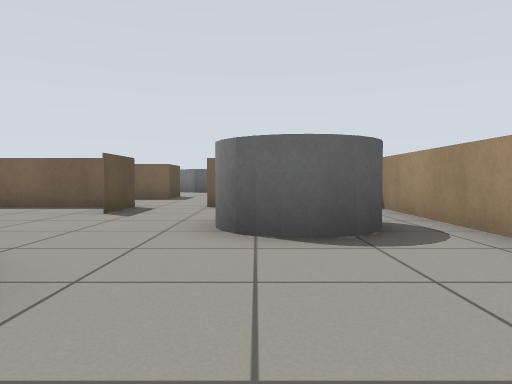
View 1 (above)

19 first-person views from a walk through a robot-simulator world made for Gazebo. The camera is 0.57 m above the floor, tilts 2° down and sees 70° across. The floor is counted in squares, 1 m on a side. Each view is taken from the middle of a square. On the plan, view 1 faces up. The plan holds only what a view shows up to about 10 squares ahead; the rest is blank.

View 2
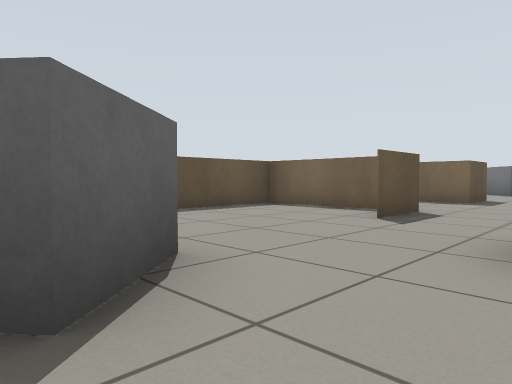

View 3
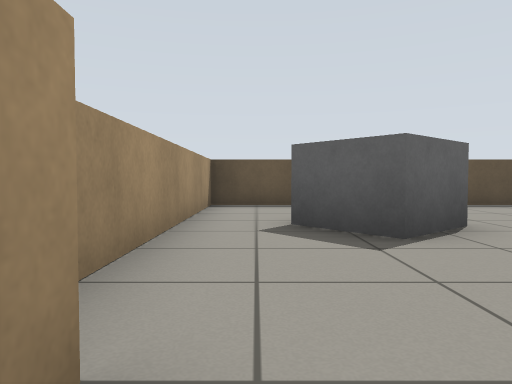

View 4
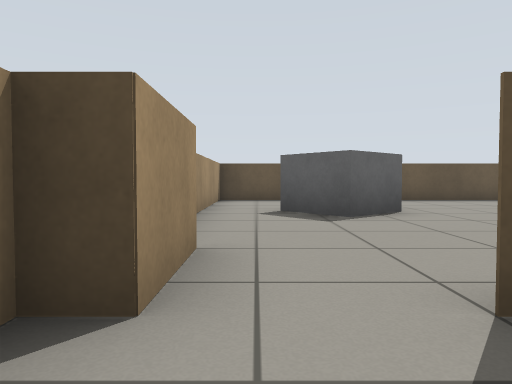

View 5
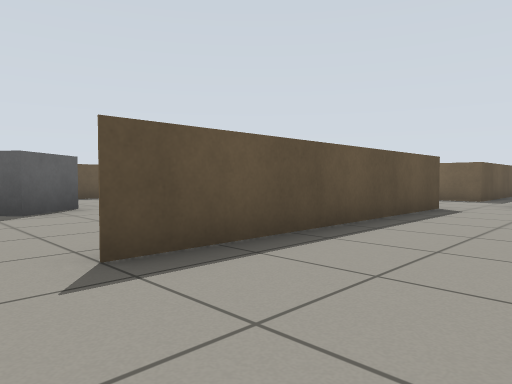

View 6
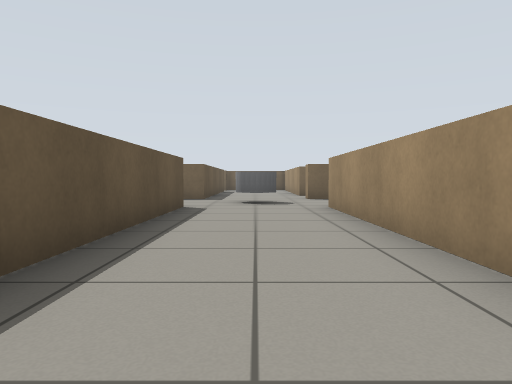

View 7
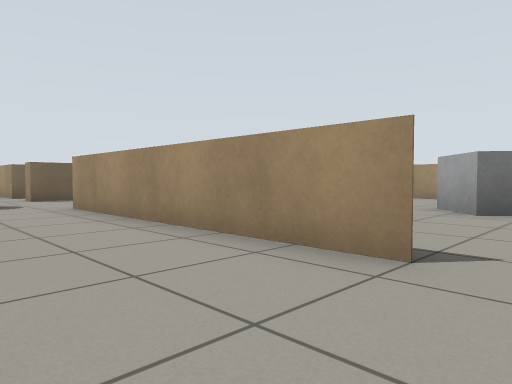

View 8
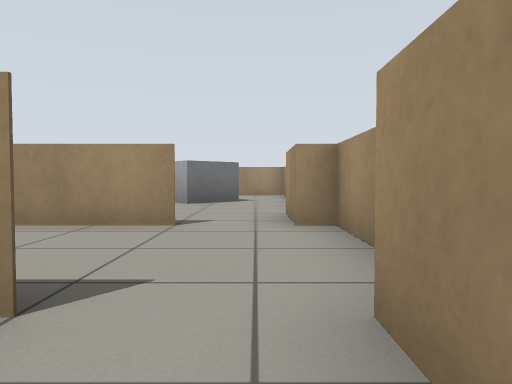

View 9
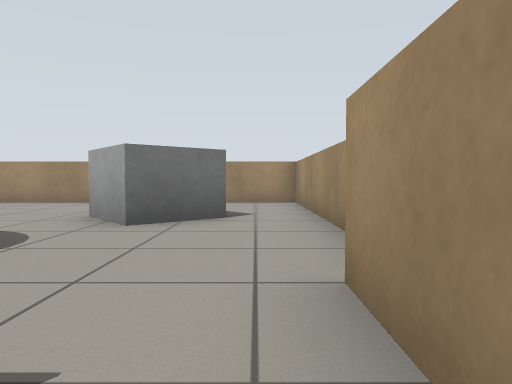

View 10
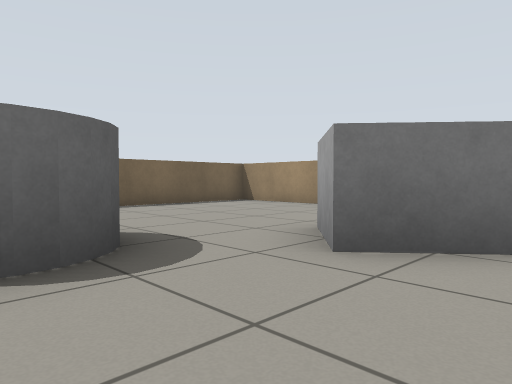

View 11
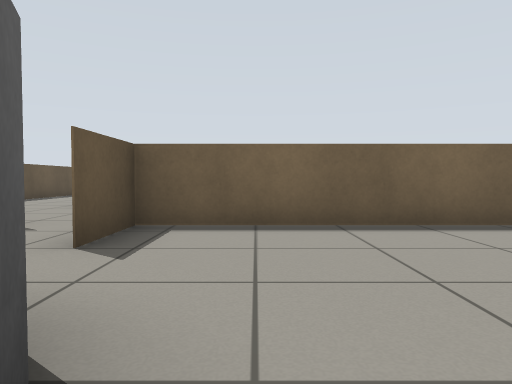

View 12
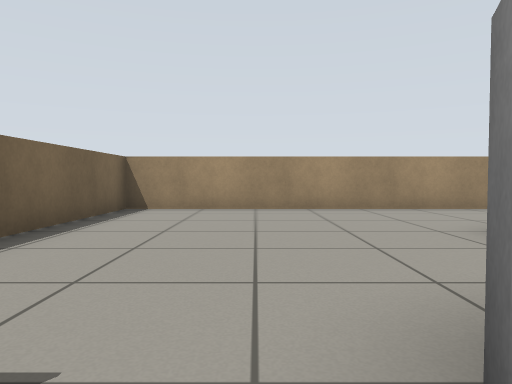

View 13
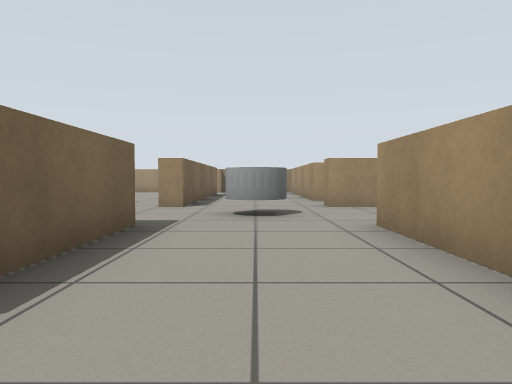

View 14
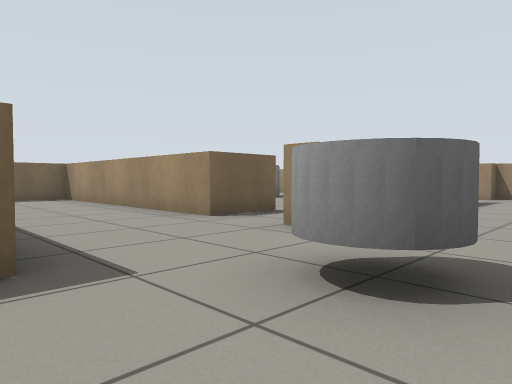

View 15
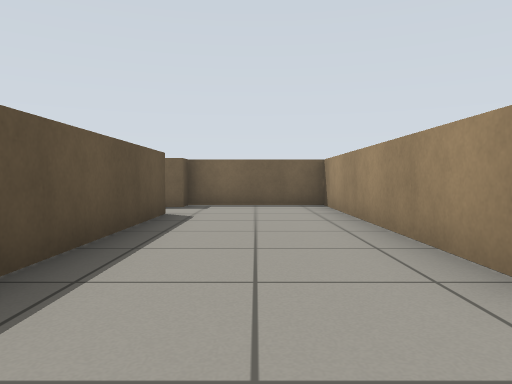

View 16
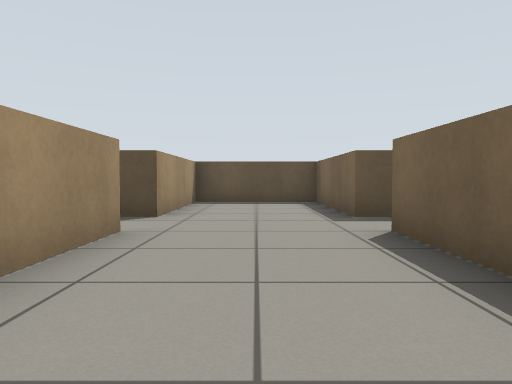

View 17
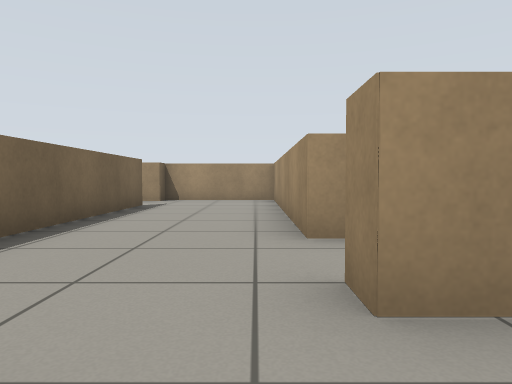

View 18
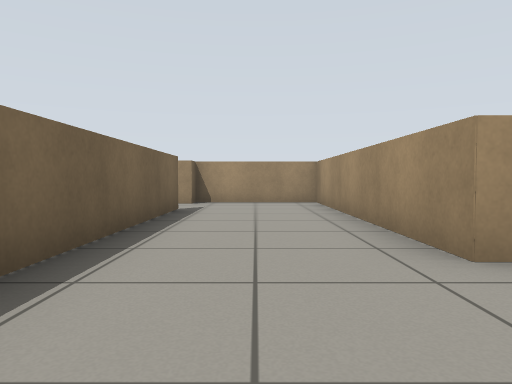

View 19
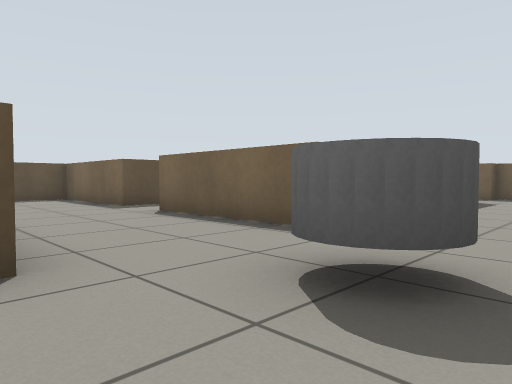

### Floor plan
Ten units are one square. View 1 is at (0, 0); x grows to the right and y downward. Boxes are objects, and circles mark ways between rooms. Rooms are numbered by the first view taken in them; rooms with no view inside come last. Other rooms are left out.
<svg viewBox="-65 -195 210 210">
<path fill="none" stroke="#000" d="M25 -35 25 -72M10 5 25 5M-25 -75 -25 -60M-31 -75 -60 -75M25 10 35 10M-60 -9 -60 10 0 10M-60 -71 -60 -39M55 -105 55 -110M-10 -75 25 -75 25 -10M55 -125 55 -190 25 -190M-25 -105 -60 -105 -60 -71M25 -170 25 -105 -10 -105M55 -9 55 -75M-60 -75 -25 -75M35 10 55 10M90 10 140 10 140 -70M75 -71 75 -75 75 -60M55 5 70 5M140 -75 75 -75M120 -105 55 -105M75 -75 140 -75M140 -70 140 -105M55 -75 60 -75"/>
<rect x="-35" y="-25" width="20" height="20" fill="#bbb"><title>grey box</title></rect>
<rect x="-5" y="-55" width="20" height="20" fill="#bbb"><title>grey cylinder</title></rect>
<rect x="35" y="-95" width="10" height="10" fill="#bbb"><title>grey cylinder</title></rect>
<rect x="65" y="-45" width="20" height="20" fill="#bbb"><title>grey cylinder</title></rect>
<rect x="95" y="-25" width="20" height="20" fill="#bbb"><title>grey box</title></rect>
<circle cx="-10" cy="-70" r="3" fill="#2a7"/>
<circle cx="30" cy="-5" r="3" fill="#2a7"/>
<circle cx="60" cy="-5" r="3" fill="#2a7"/>
<circle cx="60" cy="-85" r="3" fill="#2a7"/>
<circle cx="70" cy="-70" r="3" fill="#2a7"/>
<text x="-10" y="-30">1</text>
<text x="30" y="-90">2</text>
<text x="100" y="-30">3</text>
<text x="100" y="-90">4</text>
</svg>
Room 1 opens to room 2. Room 2 opens to room 3. Room 2 opens to room 4. Room 3 opens to room 4.

Where each view was taken, in squares from view 1:
view 1: 0 up, 0 right, facing up
view 2: 1 up, 0 right, facing up-left
view 3: 0 up, 2 right, facing left
view 4: 0 up, 4 right, facing left
view 5: 0 up, 5 right, facing up-left
view 6: 0 up, 4 right, facing up
view 7: 0 up, 3 right, facing up-right
view 8: 0 up, 1 right, facing right
view 9: 0 up, 5 right, facing right
view 10: 0 up, 7 right, facing up-right
view 11: 3 up, 9 right, facing up
view 12: 5 up, 7 right, facing right
view 13: 9 up, 2 left, facing right
view 14: 8 up, 2 right, facing up-right
view 15: 11 up, 4 right, facing up
view 16: 9 up, 3 right, facing left
view 17: 8 up, 4 right, facing right
view 18: 9 up, 5 right, facing right
view 19: 7 up, 5 right, facing up-left
